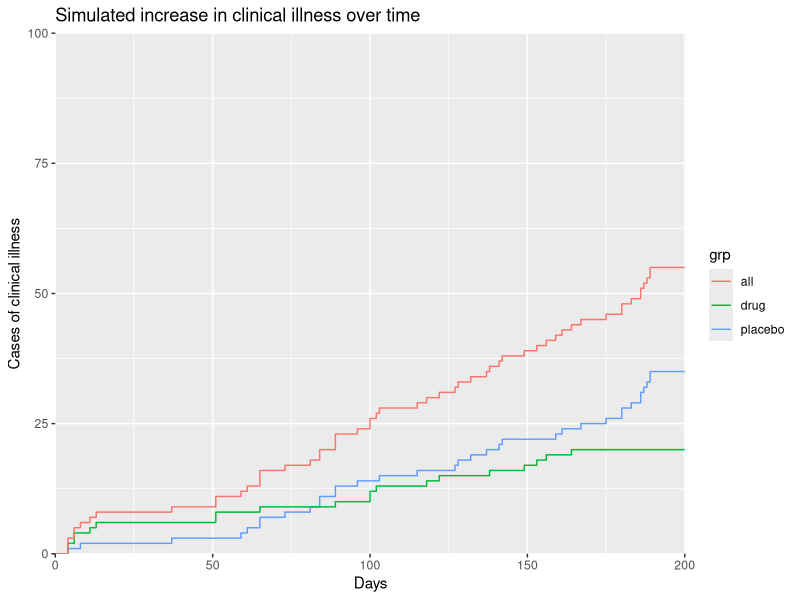
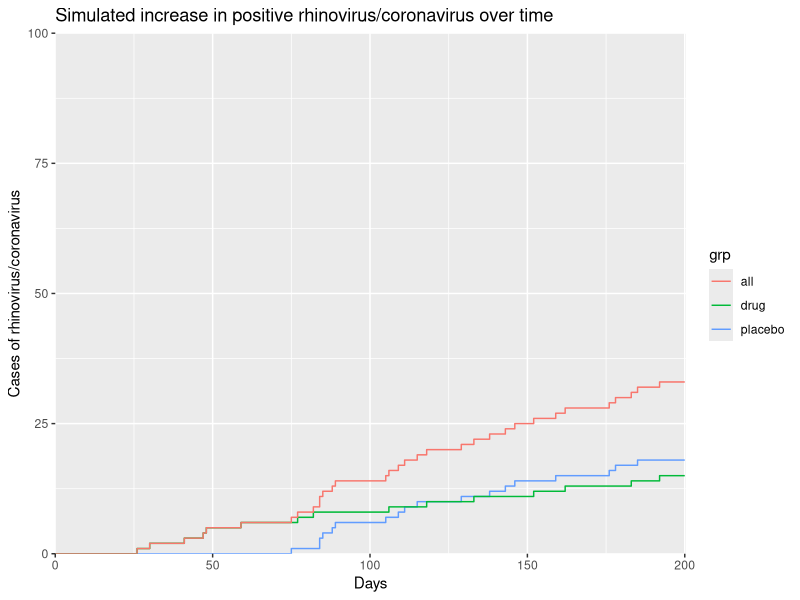

Reproduce these figures in R, in order. (Note: this script raises an error after producing the figures.)
library(ggplot2)
library(gridExtra)

## GLOBAL VARIABLES FOR CONTROLLING THE PROGRAM ##
NO_FAMILIES <- 300
NO_DAYS <- 200
INFECTION_MEAN <- 2.5
FREQ_Y_AXIS <- 100
TIME_Y_AXIS <- 100
MAX_LEVELS <- floor(INFECTION_MEAN * 5) # the point where the data is completely cut off (any families with greater infections than this will be removed)
PLACEBO_SIZE <- 0.25 # number of people in the placebo group
PLACEBO_RATE <- 0.25
DRUG_RATE <- PLACEBO_RATE / 4
VIRUS_RHINOCORONA <- 0.5
VIRUS_POSITIVE <- 0.65
ITERATIONS <- 20
FILE_NAMES <- c(
  paste('SINGLERUN_CLINICAL_days-',NO_DAYS,'_families-',NO_FAMILIES,'_infection-',INFECTION_MEAN,'.pdf',sep=''), # the file that has 1 run of the simulation
  paste('SINGLERUN_POSITIVE_days-',NO_DAYS,'_families-',NO_FAMILIES,'_infection-',INFECTION_MEAN,'.pdf',sep=''), # the file that has 1 run of the simulation, and only coronavirus/rhinovirus positive patients
  paste('AVERAGE_CLINICAL_days-',NO_DAYS,'_families-',NO_FAMILIES,'_infection-',INFECTION_MEAN,'.pdf',sep=''), # the file that has the average from the simulation
  paste('AVERAGE_POSITIVE_days-',NO_DAYS,'_families-',NO_FAMILIES,'_infection-',INFECTION_MEAN,'.pdf',sep=''), # the file that has the average of the coronavirus/rhinovirus patients from the simulation
  paste('FREQUENCY_days-',NO_DAYS,'_families-',NO_FAMILIES,'_infection-',INFECTION_MEAN,'.pdf',sep=''), # the file which shows the number of infections per family on average
  paste('SUMMARY_days-',NO_DAYS,'_families-',NO_FAMILIES,'_infection-',INFECTION_MEAN,'.pdf',sep=''), # the summary table pdf
  paste('SUMMARY_days-',NO_DAYS,'_families-',NO_FAMILIES,'_infection-',INFECTION_MEAN,'.txt',sep='') # the ASCII summary table txt
)

gen_pois <- function(){ # function that generates 300 poisson numbers with a mean of 2.5
  pois <- rpois(NO_FAMILIES,INFECTION_MEAN)

  table(factor(pois,levels=0:MAX_LEVELS)) # puts the numbers into a frequency table which contains levels from 0 to 11
}

total_pois <- function(freq){ # function to calculate the total clinical illnesses in a frequency table
  total <- 0 # sets the total to zero (assignment operators are =, <- and ->)

  rep <- 0
  for(j in freq){
    total <- total + (j * rep) # total gets the original total plus 'j' (the number of colds from the table) times by 'rep' (the number of colds that people in that group experienced)
    rep <- rep + 1 # no ++ or += in R, so to add 1 to a value you must do it like this
  }

  total # instead of using a return method, R has a built-in way to return values simply by typing out the variable with no logical/assignment operators
}

total_pois_4 <- function(freq){ # function to calculate the total of colds, but treating above 4 as 4
  total_a4 <- 0 # variable (a4 for above 4)
  rep <- 0
  for(k in freq){
    total_a4 <- total_a4 + (k * rep)
    if(rep < 4){ # all similar as above, except the 'rep' variable is capped off at 4.
      rep <- rep + 1
    }
  }

  total_a4 # returns
}

virustypes <- function(t){
  retval = c(0,0)
  for(v in 1:t){
    r <- runif(1)
    if(r >= VIRUS_RHINOCORONA){
      retval[1] <- retval[1] + 1
      r <- runif(1)
      if(r <= VIRUS_POSITIVE){
        retval[2] <- retval[2] + 1
      }
    }
  }

  retval
}

e <- as.numeric(gen_pois()) # as.numeric() returns just the frequencies from the table, and not the reference numbers

total <- total_pois(e) # initialise the total variable
total_0 <- e[1] # intialise the total number of 0 colds variable (indexing starts at 1)
total_4 <- sum(e[5:MAX_LEVELS]) # initialise the total number of 4+ colds variable (indexing using a range; sum adds up all the numbers)
total_a4 <- total_pois_4(e) # initialise the total_a4 variable
groups <- matrix(0,ncol=2,nrow=ITERATIONS) # groups is the variable which contains the sample sizes
colnames(groups) <- c('PLACEBO','DRUG') # add names to the columns

groups.positive <- matrix(0,ncol=2,nrow=ITERATIONS) # groups is the variable which contains the sample sizes
groups.positive <- matrix(0,ncol=2,nrow=ITERATIONS) # groups is the variable which contains the sample sizes
colnames(groups.positive) <- c('PLACEBO','DRUG') # add names to the columns

d <- data.frame( # data for plotting
  x = 0:MAX_LEVELS,
  y = e
)

ti.placebo.clinical <- c()
ti.drug.clinical <- c() # intialise 2 empty time variables

for(j in 1:total_pois_4(e)){
  r <- runif(1) # runif(1) generates a single random decimal between 0 and 1
  if(r <= PLACEBO_SIZE){ # 1 in 4
    r = runif(1)
    if(r <= PLACEBO_RATE){
      groups[1,1] <- groups[1,1] + 1 # increase the first group by 1
      ti.placebo.clinical <- c(ti.placebo.clinical,sample(1:NO_DAYS,1)) # sample(1:200,1) generates 1 random integer in the range 1:200. add it to the time variable for the placebos
    }
  }else{
    r = runif(1)
    if(r <= DRUG_RATE){
      groups[1,2] <- groups[1,2] + 1 # increase the second group by 1
      ti.drug.clinical <- c(ti.drug.clinical,sample(1:NO_DAYS,1))
    }
  }
}
ti.placebo.clinical <- as.numeric(table(factor(ti.placebo.clinical,levels=0:NO_DAYS))) # turn the times into a list of frequencies by feeding it through many functions
ti.drug.clinical <- as.numeric(table(factor(ti.drug.clinical,levels=0:NO_DAYS)))


e <- virustypes(total_pois_4(e))

ti.placebo.positive <- c()
ti.drug.positive <- c() # intialise 2 empty time variables

for(j in 1:e[2]){
  r <- runif(1) # runif(1) generates a single random decimal between 0 and 1
  if(r <= PLACEBO_SIZE){ # 1 in 4
    r = runif(1) # generate another float to check if they get an infection
    if(r <= PLACEBO_RATE){
      groups.positive[1,1] <- groups.positive[1,1] + 1 # increase the first group by 1
      ti.placebo.positive <- c(ti.placebo.positive,sample(1:NO_DAYS,1)) # sample(1:200,1) generates 1 random integer in the range 1:200. add it to the time variable for the placebos
    }
  }else{
    r = runif(1)
    if(r <= DRUG_RATE){
      groups.positive[1,2] <- groups.positive[1,2] + 1 # increase the second group by 1
      ti.drug.positive <- c(ti.drug.positive,sample(1:NO_DAYS,1))
    }
  }
}
ti.placebo.positive <- as.numeric(table(factor(ti.placebo.positive,levels=0:NO_DAYS))) # turn the times into a list of frequencies by feeding it through many functions
ti.drug.positive <- as.numeric(table(factor(ti.drug.positive,levels=0:NO_DAYS)))

d.t.drug.positive <- data.frame(
  x = 0:NO_DAYS, # range 0 to 200 for the x axis
  y = cumsum(ti.drug.positive), # cumulative sum of the time, then times by 0.25 to get an approximation for the amount of infections
  grp = 'drug' # name the group 'placebo' (this appears on the side of the step chart)
)

d.t.placebo.positive <- data.frame(
  x = 0:NO_DAYS, # range 0 to 200 for the x axis
  y = cumsum(ti.placebo.positive), # cumulative sum of the time, then times by 0.25 to get an approximation for the amount of infections
  grp = 'placebo' # name the group 'placebo' (this appears on the side of the step chart)
)

d.t.total.positive <- data.frame(
  x = 0:NO_DAYS,
  y = d.t.drug.positive$y + d.t.placebo.positive$y,
  grp = 'all'
)

d.t.drug.clinical <- data.frame(
  x = 0:NO_DAYS, # range 0 to 200 for the x axis
  y = cumsum(ti.drug.clinical), # cumulative sum of the time, then times by 0.25 to get an approximation for the amount of infections
  grp = 'drug' # name the group 'drug' (this appears on the side of the step chart)
)

d.t.placebo.clinical <- data.frame(
  x = 0:NO_DAYS,
  y = cumsum(ti.placebo.clinical),
  grp = 'placebo'
)

d.t.total.clinical <- data.frame(
  x = 0:NO_DAYS,
  y = d.t.drug.clinical$y + d.t.placebo.clinical$y,
  grp = 'all'
)

p <- ggplot(d,aes(x,y)) + # assign data (d) and aesthetics (x,y) to the graph
  geom_point() + # point graph
  expand_limits(x=0,y=0) + # start the axis at exactly 0,0
  scale_x_continuous(expand=c(0,0),limits=c(0,MAX_LEVELS)) +
  scale_y_continuous(expand=c(0,0),limits=c(0,FREQ_Y_AXIS)) +
  ggtitle('Simulated number of clinical illnesses per family') + # plot title
  xlab('Number of clinical illnesses') + # plot labels
  ylab('Families')

p.t <- ggplot(d.t.placebo.clinical,aes(x,y)) +
  expand_limits(x=0,y=0) +
  scale_x_continuous(expand=c(0,0),limits=c(0,NO_DAYS + 0.5)) +
  scale_y_continuous(expand=c(0,0),limits=c(0,TIME_Y_AXIS)) +
  ggtitle('Simulated increase in clinical illness over time') +
  xlab('Days') +
  ylab('Cases of clinical illness')

p.t.positive <- ggplot(d.t.placebo.positive,aes(x,y)) +
  expand_limits(x=0,y=0) +
  scale_x_continuous(expand=c(0,0),limits=c(0,NO_DAYS + 0.5)) +
  scale_y_continuous(expand=c(0,0),limits=c(0,TIME_Y_AXIS)) +
  ggtitle('Simulated increase in rhinovirus/coronavirus over time') +
  xlab('Days') +
  ylab('Cases of positive rhinovirus/coronavirus')

p.t2 <- ggplot(d.t.placebo.clinical,aes(x,y)) + # this graph is rendered immediately
  expand_limits(x=0,y=0) +
  scale_x_continuous(expand=c(0,0),limits=c(0,NO_DAYS + 0.5)) +
  scale_y_continuous(expand=c(0,0),limits=c(0,TIME_Y_AXIS)) +
  ggtitle('Simulated increase in clinical illness over time') +
  xlab('Days') +
  ylab('Cases of clinical illness')

p.t2 <- p.t2 + geom_step(data=d.t.placebo.clinical,aes(x=x,y=y,color=grp)) + geom_step(data=d.t.drug.clinical,aes(x=x,y=y,color=grp)) + geom_step(data=d.t.total.clinical,aes(x=x,y=y,color=grp))
pdf(file=FILE_NAMES[1]) # open pdf of this name
print(p.t2) # print to pdf
dev.off() # close file

p.t3 <- ggplot(d.t.placebo.positive,aes(x,y)) + # this graph is rendered immediately
  expand_limits(x=0,y=0) +
  scale_x_continuous(expand=c(0,0),limits=c(0,NO_DAYS + 0.5)) +
  scale_y_continuous(expand=c(0,0),limits=c(0,TIME_Y_AXIS)) +
  ggtitle('Simulated increase in positive rhinovirus/coronavirus over time') +
  xlab('Days') +
  ylab('Cases of rhinovirus/coronavirus')

p.t3 <- p.t3 + geom_step(data=d.t.placebo.positive,aes(x=x,y=y,color=grp)) + geom_step(data=d.t.drug.positive,aes(x=x,y=y,color=grp)) + geom_step(data=d.t.total.positive,aes(x=x,y=y,color=grp))
pdf(file=FILE_NAMES[2]) # open pdf of this name
print(p.t3) # print to pdf
dev.off() # close file


for(i in 2:ITERATIONS){ # repeats x times and draws to plot
  e <- as.numeric(gen_pois())

  ## reassigning variables: ##
  d2 <- data.frame(
    x = 0:MAX_LEVELS,
    y = e
  )

  total_a4 <- (total_a4 + total_pois_4(e)) / 2
  total_4 <- c(total_4, sum(e[5:MAX_LEVELS]))
  total_0 <- c(total_0, e[1]) # 'c' is the function for a vector or a list of numbers
  total <- (total + total_pois(e)) / 2 # averages
  d <- (d + d2) / 2 # averages
  p <- p + geom_point(data=d2) # add points to the graph for the new data
  old_ti.placebo.positive <- ti.placebo.positive
  old_ti.drug.positive <- ti.drug.positive
  old_ti.placebo.clinical <- ti.placebo.clinical
  old_ti.drug.clinical <- ti.drug.clinical # creates 'old' variables to temporarily store values

  ti.placebo.clinical <- c()
  ti.drug.clinical <- c()

  for(j in 1:total_pois_4(e)){ # group assigning and time sampling
    r <- runif(1)
    if(r <= PLACEBO_SIZE){
      r = runif(1) # generate another float to check if they get an infection
      if(r <= PLACEBO_RATE){
        groups[i,1] <- groups[i,1] + 1
        ti.placebo.clinical <- c(ti.placebo.clinical,sample(1:NO_DAYS,1))
      }
    }else{
      r = runif(1)
      if(r <= DRUG_RATE){
        groups[i,2] <- groups[i,2] + 1
        ti.drug.clinical <- c(ti.drug.clinical,sample(1:NO_DAYS,1))
      }
    }
  }
  ti.placebo.clinical <- as.numeric(table(factor(ti.placebo.clinical,levels=0:NO_DAYS)))
  ti.drug.clinical <- as.numeric(table(factor(ti.drug.clinical,levels=0:NO_DAYS)))

  ti.placebo.clinical <- (ti.placebo.clinical + old_ti.placebo.clinical) / 2
  ti.drug.clinical <- (ti.drug.clinical + old_ti.drug.clinical) / 2 # averaging

  e <- virustypes(total_pois_4(e))

  ti.placebo.positive <- c()
  ti.drug.positive <- c() # empty the time variables

  for(j in 1:e[2]){ # group assigning and time sampling
    r <- runif(1)
    if(r <= PLACEBO_SIZE){
      r = runif(1)
      if(r <= PLACEBO_RATE){
        groups.positive[i,1] <- groups.positive[i,1] + 1
        ti.placebo.positive <- c(ti.placebo.positive,sample(1:NO_DAYS,1))
      }
    }else{
      r = runif(i)
      if(r <= DRUG_RATE){
        groups.positive[i,2] <- groups.positive[i,2] + 1
        ti.drug.positive <- c(ti.drug.positive,sample(1:NO_DAYS,1))
      }
    }
  }
  ti.placebo.positive <- as.numeric(table(factor(ti.placebo.positive,levels=0:NO_DAYS)))
  ti.drug.positive <- as.numeric(table(factor(ti.drug.positive,levels=0:NO_DAYS)))

  ti.placebo.positive <- (ti.placebo.positive + old_ti.placebo.positive) / 2
  ti.drug.positive <- (ti.drug.positive + old_ti.drug.positive) / 2 # averaging

}

p <- p + geom_smooth(data=d,method='loess') # make a smooth curve
#p <- p + geom_histogram(data=d,stat='identity',alpha=0.15) # unhash this line to draw a histogram

d.t.placebo.clinical <- data.frame(
  x = 0:NO_DAYS,
  y = cumsum(ti.placebo.clinical), # cumulative sums and set this up properly
  grp = 'placebo'
)

d.t.drug.clinical <- data.frame(
  x = 0:NO_DAYS,
  y = cumsum(ti.drug.clinical),
  grp = 'drug'
)

d.t.total.clinical <- data.frame(
  x = 0:NO_DAYS,
  y = d.t.placebo.clinical$y + d.t.drug.clinical$y,
  grp = 'all'
)

p.t <- p.t + geom_step(data=d.t.placebo.clinical,aes(x=x,y=y,color=grp)) # add a step plot for the palcebo
p.t <- p.t + geom_step(data=d.t.drug.clinical,aes(x=x,y=y,color=grp)) # add a step plot for the drug
p.t <- p.t + geom_step(data=d.t.total.clinical,aes(x=x,y=y,color=grp)) # add a step plot for the total

d.t.placebo.positive <- data.frame(
  x = 0:NO_DAYS,
  y = cumsum(ti.placebo.positive),
  grp = 'placebo'
)

d.t.drug.positive <- data.frame(
  x = 0:NO_DAYS,
  y = cumsum(ti.drug.positive),
  grp = 'drug'
)

d.t.total.positive <- data.frame(
  x = 0:NO_DAYS,
  y = d.t.placebo.positive$y + d.t.drug.positive$y,
  grp = 'all'
)

p.t.positive <- p.t.positive + geom_step(data=d.t.placebo.positive,aes(x=x,y=y,color=grp)) # add a step plot for the palcebo
p.t.positive <- p.t.positive + geom_step(data=d.t.drug.positive,aes(x=x,y=y,color=grp)) # add a step plot for the drug
p.t.positive <- p.t.positive + geom_step(data=d.t.total.positive,aes(x=x,y=y,color=grp)) # add a step plot for the total

total <- format(total,digits=4,nsmall=1) # finalise the totals (limit the digits, force it to 1 d.p)
total_a4 <- format(total_a4,digits=4,nsmall=1)

placebo = groups[,1] # break the groups into 2 variables for printing
drug = groups[,2]

positive.placebo = groups.positive[,1] # break the groups into 2 variables for printing
positive.drug = groups.positive[,2]

# summarise

sink(FILE_NAMES[7],append=F,split=T) # text file summary table

t <- matrix('',nrow=16,ncol=1) # new matrix (2d list) for the summary
colnames(t) <- c('SUMMARY')
rownames(t) <- c('','','','','','','','','','','','','','','','')

close = which(abs(d.t.total.positive$y-mean(d.t.total.positive$y))==min(abs(d.t.total.positive$y-mean(d.t.total.positive$y))))[1] # pick out the value from the cumulative days that's closest to the mean
day = which(d.t.total.positive==close) # pick the day that the closest occured on

close_l = which(abs(d.t.total.positive$y-mean(d.t.total.positive[1:day,2]))==min(abs(d.t.total.positive$y-mean(d.t.total.positive[1:day,2]))))[1] # same again but split in half further
day_l = which(d.t.total.positive==close_l)

close_h = which(abs(d.t.total.positive$y-mean(d.t.total.positive[day:NO_DAYS,2]))==min(abs(d.t.total.positive$y-mean(d.t.total.positive[day:NO_DAYS,2]))))[1]
day_h = which(d.t.total.positive==close_h)

quart = (close_h - close_l) / 2 # deviation

# 'paste' is R's way of joining 2 strings. add these pasted strings to the matrix 't'
t[1,] <- paste('DAYS: ',NO_DAYS,', FAMILIES: ',NO_FAMILIES,sep='')
t[2,] <- paste('PLACEBO SIZE: ~',PLACEBO_SIZE * 100,'% of participants, PLACEBO INFECTION RATE: ',PLACEBO_RATE,sep='')
t[3,] <- paste('INFECTION MEAN: ',INFECTION_MEAN,', RHINO/CORONA RATE: ',VIRUS_RHINOCORONA,', POSITIVE RATE: ',VIRUS_POSITIVE,sep='')
t[4,] <- paste('The predicted total of families that get no colds is',format(median(total_0),nsmall=1),'±',format((quantile(total_0)[4]-quantile(total_0)[2])/2,nsmall=3))
t[5,] <- paste('The predicted total of families that get more than 4 colds is',format(median(total_4),nsmall=1),'±',format((quantile(total_4)[4]-quantile(total_4)[2])/2,nsmall=3))
t[6,] <- paste('The predicted total number of colds is',total)
t[7,] <- paste('The predicted total of colds, treating above 4 as 4, is',total_a4)
t[8,] <- paste('The predicted clinical illnesses in the placebo group is',format(median(placebo)),'±',format((quantile(placebo)[4]-quantile(placebo)[2])/2))
t[9,] <-paste('The predicted clinical illnesses in the drug group is',format(median(drug)),'±',format((quantile(drug)[4]-quantile(drug)[2])/2))
t[10,] <- paste('The predicted clinical illnesses in total is',format(median(drug+placebo)),'±',format((quantile(drug+placebo)[4]-quantile(drug+placebo)[2])/2))
t[11,] <- paste('The predicted rhino/corona virus positive in the placebo group is',format(median(positive.placebo)),'±',format((quantile(positive.placebo)[4]-quantile(positive.placebo)[2])/2))
t[12,] <- paste('The predicted rhino/corona virus positive in the drug group is',format(median(positive.drug)),'±',format((quantile(positive.drug)[4]-quantile(positive.drug)[2])/2))
t[13,] <- paste('The predicted rhino/corona virus positive total is',format(median(positive.drug+positive.placebo)),'±',format((quantile(positive.placebo+positive.drug)[4]-quantile(positive.placebo+positive.drug)[2])/2))
t[14,] <- paste('The predicted time for half the clinical illnesses to occur is',day,'days ±',quart)
t[15,] <- paste('The predicted time from half to all infections is',NO_DAYS-day,'days')
t[16,] <- paste(ITERATIONS,'iterations were ran in this simulation')

# commandline prints

print('+--------------------------------------------------------------------------------------------+')
print('|                                          SUMMARY                                           |')
print('|                        results are mean/median ± interquartile range                       |')
print(paste('|',format(t[1,],width=90,justify='c'),'|'))
print(paste('|',format(t[2,],width=90,justify='c'),'|'))
print(paste('|',format(t[3,],width=90,justify='c'),'|'))
print('|--------------------------------------------------------------------------------------------|')
print(paste('|',format(t[4,],width=90,justify='c'),'|'))
print(paste('|',format(t[5,],width=90,justify='c'),'|'))
print('|--------------------------------------------------------------------------------------------|')
print(paste('|',format(t[6,],width=90,justify='c'),'|'))
print(paste('|',format(t[7,],width=90,justify='c'),'|'))
print('|--------------------------------------------------------------------------------------------|')
print(paste('|',format(t[8,],width=90,justify='c'),'|'))
print(paste('|',format(t[9,],width=90,justify='c'),'|'))
print(paste('|',format(t[10,],width=90,justify='c'),'|'))
print('|--------------------------------------------------------------------------------------------|')
print(paste('|',format(t[11,],width=90,justify='c'),'|'))
print(paste('|',format(t[12,],width=90,justify='c'),'|'))
print(paste('|',format(t[13,],width=90,justify='c'),'|'))
print('|--------------------------------------------------------------------------------------------|')
print(paste('|',format(t[14,],width=90,justify='c'),'|'))
print(paste('|',format(t[15,],width=90,justify='c'),'|'))
print('+--------------------------------------------------------------------------------------------+')
print(t[16,])

pdf(file=FILE_NAMES[5]) # draw to plot
print(p)
dev.off()

pdf(file=FILE_NAMES[3])
print(p.t)
dev.off()

pdf(file=FILE_NAMES[4])
print(p.t.positive)
dev.off()

pdf(file=FILE_NAMES[6]) # pdf summary table
grid.table(t) # add the matrix 't' to a pdf file
dev.off()
